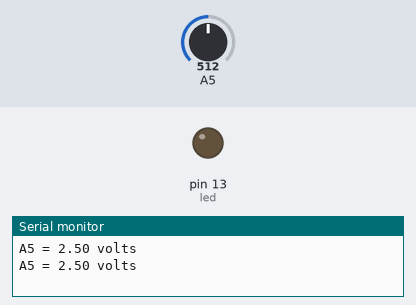
This sketch was run on a simulated Arduino Uno, built with avr-gcc and run on an emulated ATmega328P. Shown: output pins drawn as LEDs (lit = HIGH), the last lines printed to the serial monitor. The inputs (shaded band) are chosen by the test bench; at power-on: A5 = 512.

Above: at 1.2 s.
1.3 s: A5 set to 498
At 2.7 s:
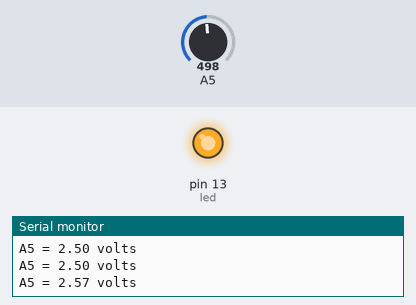
3.5 s: A5 set to 716
At 4.3 s:
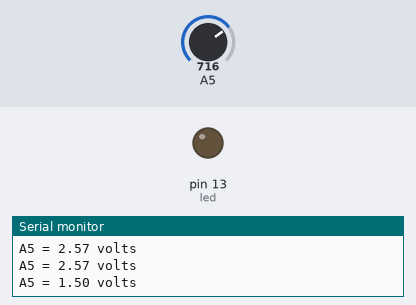
5.5 s: A5 set to 511
At 7.1 s:
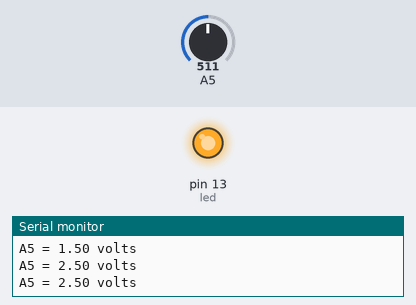
Timing chart, 0 to 8.6 s (numbered marks = the images above; inputs shaded):
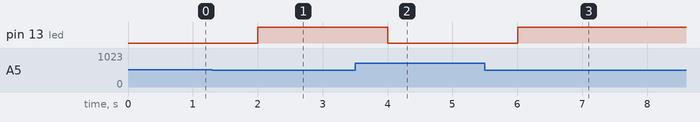

The sketch:

light_test.ino
```cpp
/*
 * Robotics with the BOE Shield - PhototransistorVoltage
 * Display voltage of phototransistor circuit output connected to A3 in
 * the serial monitor.
 * // https://learn.parallax.com/tutorials/robot/shield-bot/robotics-board-education-shield-arduino/chapter-6-light-sensitive-14
 */
#define led 13 // Test LED
// virtual earth & power for 2nd phototransistor
#define GND2 2
#define VCC2 3

void setup() {                               // Built-in initialization block
  pinMode(led, OUTPUT);                      // Configure LED pin as output
  Serial.begin(9600);                        // Set data rate to 9600 bps
  // Pull up to operating voltage(5V)

//Uncomment these lines if you wish to make them virtual power & earth
  //pinMode(VCC2, OUTPUT);
  //digitalWrite(VCC2, HIGH);
  //pinMode(GND2, OUTPUT);
  //digitalWrite(GND2, LOW);
}

void loop() {                                // Main loop auto-repeats
  Serial.print("A5 = ");                     // Display "A5 = ", used to be A3
  Serial.print(volts(A5));                   // Display measured A5 volts********************
  Serial.println(" volts");                  // Display " volts" & newline

  if(volts(A5) > 2.5)
    digitalWrite(led,HIGH);
  else
    digitalWrite(led,LOW);

  delay(1000);                               // Delay for 1 second
}

float volts(int adPin) {                     // Measures volts at adPin. Returns floating point voltage
 return 5 - float(analogRead(adPin)) * 5.0 / 1024.0;
}
```

Measured:
- the behaviour switches between 512 and 511 on A5 (found by bisection; images 0 and 1)
- after the input at 1.3 s, pin 13 (led): LOW → HIGH after 0.70 s
- after the input at 3.5 s, pin 13 (led): HIGH → LOW after 0.50 s
- after the input at 5.5 s, pin 13 (led): LOW → HIGH after 0.51 s
